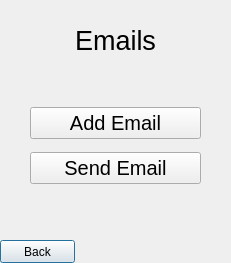
<?xml version="1.0" encoding="UTF-8"?>
<ui version="4.0">
 <class>People_Email_Menu</class>
 <widget class="QDialog" name="People_Email_Menu">
  <property name="geometry">
   <rect>
    <x>0</x>
    <y>0</y>
    <width>231</width>
    <height>263</height>
   </rect>
  </property>
  <property name="windowTitle">
   <string>Emails Menu</string>
  </property>
  <widget class="QPushButton" name="Emails_BackButton">
   <property name="geometry">
    <rect>
     <x>0</x>
     <y>240</y>
     <width>75</width>
     <height>23</height>
    </rect>
   </property>
   <property name="text">
    <string>Back</string>
   </property>
  </widget>
  <widget class="QLabel" name="EmailMenu_TitleText">
   <property name="geometry">
    <rect>
     <x>0</x>
     <y>30</y>
     <width>231</width>
     <height>20</height>
    </rect>
   </property>
   <property name="font">
    <font>
     <pointsize>20</pointsize>
    </font>
   </property>
   <property name="text">
    <string>Emails</string>
   </property>
   <property name="alignment">
    <set>Qt::AlignCenter</set>
   </property>
  </widget>
  <widget class="QWidget" name="verticalLayoutWidget">
   <property name="geometry">
    <rect>
     <x>30</x>
     <y>100</y>
     <width>171</width>
     <height>91</height>
    </rect>
   </property>
   <layout class="QVBoxLayout" name="verticalLayout">
    <item>
     <widget class="QPushButton" name="Emails_AddButton">
      <property name="font">
       <font>
        <pointsize>15</pointsize>
       </font>
      </property>
      <property name="text">
       <string>Add Email</string>
      </property>
     </widget>
    </item>
    <item>
     <widget class="QPushButton" name="Emails_SendButton">
      <property name="font">
       <font>
        <pointsize>15</pointsize>
       </font>
      </property>
      <property name="text">
       <string>Send Email</string>
      </property>
     </widget>
    </item>
   </layout>
  </widget>
  <zorder>Emails_BackButton</zorder>
  <zorder>EmailMenu_TitleText</zorder>
  <zorder>verticalLayoutWidget</zorder>
  <zorder>Emails_AddButton</zorder>
 </widget>
 <resources/>
 <connections>
  <connection>
   <sender>Emails_BackButton</sender>
   <signal>clicked()</signal>
   <receiver>People_Email_Menu</receiver>
   <slot>BackButton()</slot>
   <hints>
    <hint type="sourcelabel">
     <x>44</x>
     <y>253</y>
    </hint>
    <hint type="destinationlabel">
     <x>53</x>
     <y>262</y>
    </hint>
   </hints>
  </connection>
  <connection>
   <sender>Emails_SendButton</sender>
   <signal>clicked()</signal>
   <receiver>People_Email_Menu</receiver>
   <slot>SendEmailButton()</slot>
   <hints>
    <hint type="sourcelabel">
     <x>231</x>
     <y>137</y>
    </hint>
    <hint type="destinationlabel">
     <x>257</x>
     <y>262</y>
    </hint>
   </hints>
  </connection>
  <connection>
   <sender>Emails_AddButton</sender>
   <signal>clicked()</signal>
   <receiver>People_Email_Menu</receiver>
   <slot>AddEmailButton()</slot>
   <hints>
    <hint type="sourcelabel">
     <x>148</x>
     <y>152</y>
    </hint>
    <hint type="destinationlabel">
     <x>171</x>
     <y>262</y>
    </hint>
   </hints>
  </connection>
 </connections>
 <slots>
  <slot>BackButton()</slot>
  <slot>AddEmailButton()</slot>
  <slot>SendEmailButton()</slot>
 </slots>
</ui>
